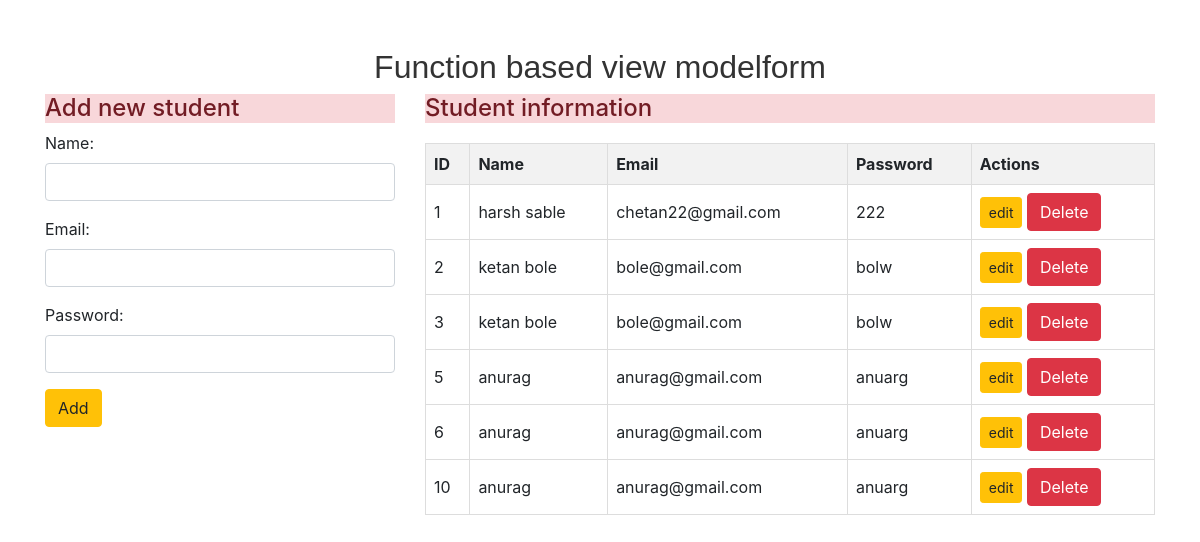
The page / on the database its author committed.
### submit/models.py (models this page shows)
class User(models.Model):
    name = models.CharField(max_length=50)
    email = models.EmailField(max_length=70)
    password = models.CharField(max_length=70)

### submit/views.py (the view)
# urls.py: path('', views.add_show,name='base1'),
def add_show(request):
    if request.method=="POST":
        fm=StudentRegistration(request.POST)
        if fm.is_valid():
            nm=fm.cleaned_data['name']
            em=fm.cleaned_data['email']
            pw=fm.cleaned_data['password']
            reg=User(name=nm,email=em,password=pw)
            reg.save()
            fm=StudentRegistration()
    else:
        fm=StudentRegistration()
    stud=User.objects.all()
    return render(request,'base1.html',{'form':fm,'stu':stud})

### submit/forms.py
class StudentRegistration(forms.ModelForm):
    class Meta:
        model = User
        fields = ['name', 'email', 'password']
        widgets = {
            'name': forms.TextInput(attrs={'class': 'form-control'}),
            'email': forms.EmailInput(attrs={'class': 'form-control'}),
            'password': forms.PasswordInput(render_value=True,attrs={'class': 'form-control'}),
        }

### submit/templates/base1.html (shortened to what this page needs)
{% extends 'base.html' %}
{% block content %}
<div class="row">
        <div class="col-sm-4">
                <h4 class="text center alert-danger">Add new student</h4>
                <form action="" method="POST">
                        {{ form.as_p }}
                        <input type="submit" class="btn btn-warning" value="Add">
                </form>
        </div>
        <div class="col-sm-8">
                <h4 class="text center alert-danger">Student information</h4>
                {% if stu %}
                <table>
                        <thead>
                                <tr>
                                        <th>ID</th>
                                        <th>Name</th>
                                        <th>Email</th>
                                        <th>Password</th>
                                        <th>Actions</th>
                                </tr>
                        </thead>
                        <tbody>
                                {% for st in stu %}
                                <tr>
                                        <td>{{st.id}}</td>
                                        <td>{{st.name}}</td>
                                        <td>{{st.email}}</td>
                                        <td>{{st.password}}</td>
                                        <td>
                                                <a href="{% url 'updatedata' st.id %}"
                                                        class="btn btn-warning btn-sm">edit</a>
                                                <form action="{% url 'deletedata' st.id %}" method="POST"
                                                        class="d-inline">{% csrf_token %}
                                                        <input type="submit" class="btn btn-danger" value="Delete">
                                                </form>
                                        </td>
                                </tr>
                                {% endfor %}
                        </tbody>
                </table>
                {% else %}
                <h4 class="text center alert-warning">No data</h4>
                {% endif %}
        </div>
</div>
{% endblock content %}

### submit/templates/base.html (shortened to what this page needs)
<!DOCTYPE html>
{% load static %}
<html lang="en">
<head>
    <link rel="stylesheet" href="{% static '/css/bootstrap.css' %}">
</head>
<body>
    <div class="container mt-5">
        <h2>Function based view modelform</h2>
        {% block content %}
        {% endblock content %}
    </div>
    <link rel="stylesheet" href="https://cdn.jsdelivr.net/npm/bootstrap@4.3.1/dist/css/bootstrap.min.css"
>
</body>
</html>

### submit/templates/base.html (style rules this page uses)
h2 { color: #333; font-family: 'Arial', sans-serif; font-size: 2em; margin-bottom: 10px; text-align: center; }

### submit/templates/base1.html (style rules this page uses)
table { width: 100%; border-collapse: collapse; margin-top: 20px; }
th, td { border: 1px solid #ddd; padding: 8px; text-align: left; }
th { background-color: #f2f2f2; }

### rows shown on the page
User: id "1", name "harsh sable", email "chetan22@gmail.com", password "222"
User: id "2", name "ketan bole", email "bole@gmail.com", password "bolw"
User: id "3", name "ketan bole", email "bole@gmail.com", password "bolw"
User: id "5", name "anurag", email "anurag@gmail.com", password "anuarg"
User: id "6", name "anurag", email "anurag@gmail.com", password "anuarg"
User: id "10", name "anurag", email "anurag@gmail.com", password "anuarg"
